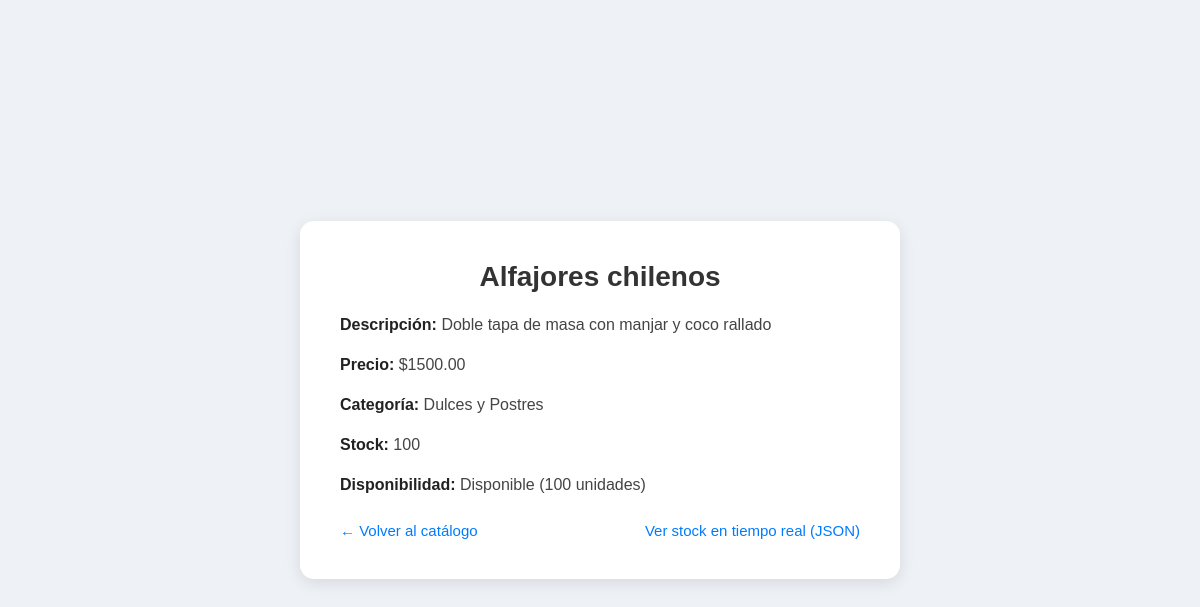
The page /catalog/11/ on the database its author committed.
### src/catalog/models.py (models this page shows, shortened)
class Product(models.Model):
    name = models.CharField(max_length=255)
    description = models.TextField(blank=True)
    price = models.DecimalField(max_digits=10, decimal_places=2)
    category = models.ForeignKey(Category, on_delete=models.SET_NULL, null=True)
    stock = models.PositiveIntegerField(default=0)
    created_at = models.DateTimeField(auto_now_add=True)
    updated_at = models.DateTimeField(auto_now=True)
    @property
    def availability_message(self):
        if self.stock > 0:
            return f"Disponible ({self.stock} unidades)"
        return "No disponible actualmente"

class Category(models.Model):
    name = models.CharField(max_length=255)
    class Meta:
        ordering = ['name']

### src/catalog/views.py (the view)
# urls.py: path('<int:product_id>/', views.product_detail, name='product_detail'),
def product_detail(request, product_id):
    product = get_object_or_404(Product, id=product_id)
    return render(request, "catalog/product_detail.html", {
        "product": product
    })

### templates/catalog/product_detail.html (shortened to what this page needs)
<!doctype html>
<html lang="es">
<head>
</head>
<body>
    <div class="product-card">
        <h1>{{ product.name }}</h1>
        <p><strong>Descripción:</strong> {{ product.description }}</p>
        <p><strong>Precio:</strong> ${{ product.price }}</p>
        <p><strong>Categoría:</strong> {{ product.category.name }}</p>
        <p><strong>Stock:</strong> {{ product.stock }}</p>
        <p><strong>Disponibilidad:</strong> {{ product.availability_message }}</p>
        <div class="links">
            <a href="{% url 'catalog:product_list' %}">← Volver al catálogo</a>
            <a href="{% url 'catalog:product_stock' product.id %}">
                Ver stock en tiempo real (JSON)
            </a>
        </div>
    </div>
</body>
</html>

### templates/catalog/product_detail.html (style rules this page uses)
body { font-family: Arial, sans-serif; background: #eef1f6; margin: 0; padding: 0; display: flex; justify-content: center; align-items: center; min-height: 100vh; }
.product-card { background: #ffffff; padding: 40px; width: 520px; border-radius: 14px; box-shadow: 0 4px 16px rgba(0,0,0,0.1); animation: fadeIn 0.4s ease; }
h1 { margin-top: 0; font-size: 28px; color: #333; margin-bottom: 20px; text-align: center; }
p { font-size: 16px; color: #444; margin-bottom: 12px; line-height: 1.5; }
strong { color: #222; }
.links { margin-top: 25px; display: flex; justify-content: space-between; }
a { text-decoration: none; color: #007bff; font-size: 15px; }

### rows shown on the page
Product: name "Alfajores chilenos", description "Doble tapa de masa con manjar y coco rallado", price "1500.00", category.name "Dulces y Postres", stock "100", availability_message "Disponible (100 unidades)"
